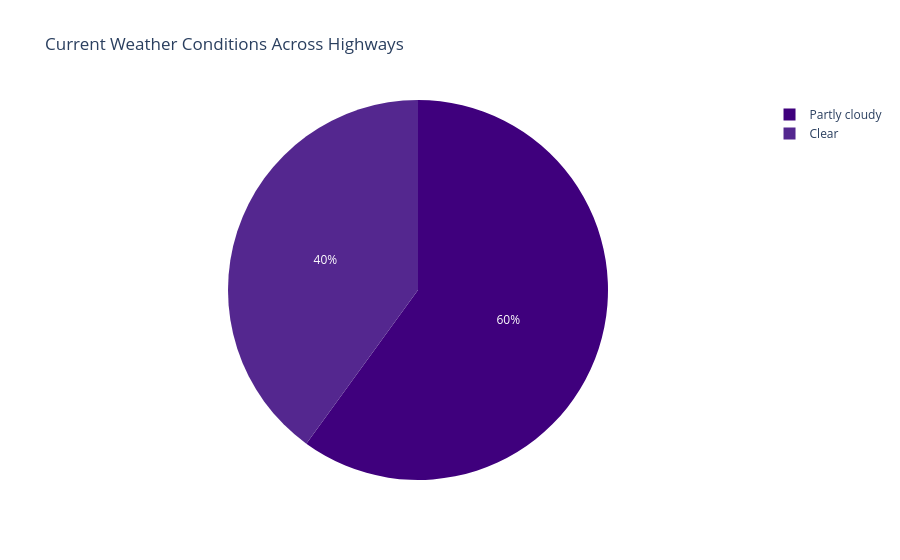

Notebook code for this chart:
### Code cell
fig3 = px.pie(df_iot, names="condition",
              title="Current Weather Conditions Across Highways",
              color_discrete_sequence=px.colors.sequential.Purples_r)
fig3.write_html("../data/chart_weather.html")
fig3.show()

### Figure 1 — Plotly figure (JSON) as saved in the notebook; plotly's stock layout.template omitted (floating-point values rounded to 4 significant figures; data arrays with more than 128 entries replaced by an {"elided": "..."} marker saying what was removed)
{"data": [{"domain": {"x": [0, 1], "y": [0, 1]}, "hovertemplate": "condition=%{label}<extra></extra>", "labels": {"elided": "500 str values"}, "legendgroup": "", "name": "", "showlegend": true, "type": "pie"}], "layout": {"legend": {"tracegroupgap": 0}, "piecolorway": ["rgb(63,0,125)", "rgb(84,39,143)", "rgb(106,81,163)", "rgb(128,125,186)", "rgb(158,154,200)", "rgb(188,189,220)", "rgb(218,218,235)", "rgb(239,237,245)", "rgb(252,251,253)"], "title": {"text": "Current Weather Conditions Across Highways"}}}
